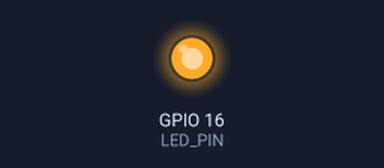
Recording of a program running on a simulated Raspberry Pi (BCM pin numbers). On the bench: output pins drawn as LEDs (lit = HIGH).

Above: at 0.5 s.
At 5.0 s:
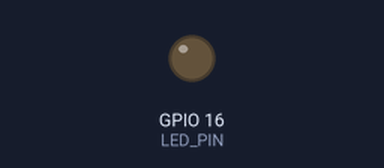
Timing chart, 0 to 6.9 s (numbered marks = the images above):
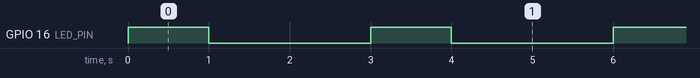

Measured:
- by itself, GPIO 16 (LED_PIN): alternates HIGH for 1.0 s and LOW for 2.0 s

The program:

Opdracht_2b.py
```python
import RPi.GPIO as GPIO
import time

LED_PIN = 16

GPIO.setmode(GPIO.BCM)
GPIO.setup(LED_PIN, GPIO.OUT)

#Hetzelfde als de vorige opdracht. Led wordt eerst aangezet en de time functie zorgt ervoor dat het 1 seconde aan blijft.
#Vervolgens gaat het led weer uit, en nogmaals door de time functie pauzeert de loop voor 2 seconde voordat het opnieuw begint met de loop
while True:
    GPIO.output(LED_PIN, GPIO.HIGH)
    time.sleep(1)
    GPIO.output(LED_PIN, GPIO.LOW)
    time.sleep(2)
```
